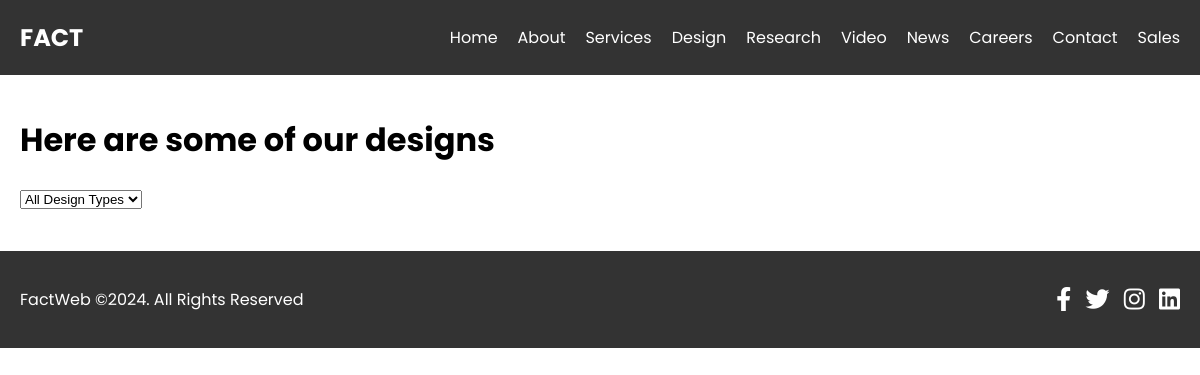
Page /design/ on the earlier database version.
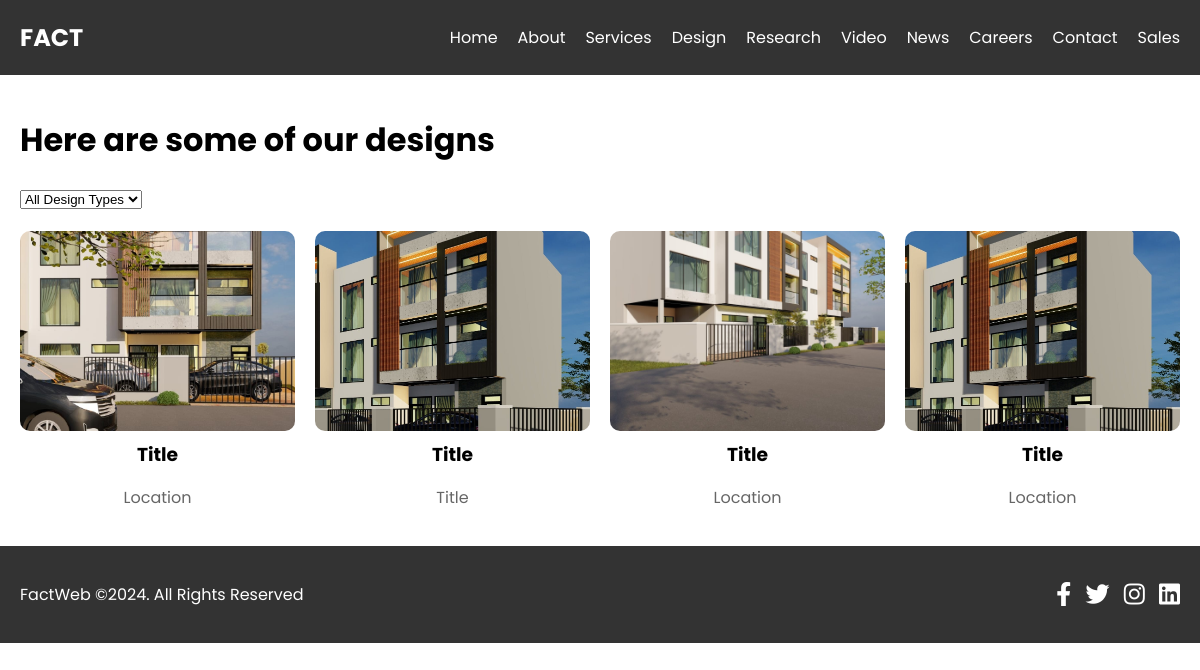
Same page on the later database version.
### FactWebApp/models.py (models this page shows, shortened)
class designImages(models.Model):
    image = models.ImageField(upload_to='design_images/')
    title = models.CharField(max_length=100, default='Unknown')
    location = models.CharField(max_length=100, default='Unknown')
    description = models.TextField()
    category = models.CharField(max_length=100, default='Other')

### FactWebApp/views.py (the view)
# urls.py: path('design/', views.design, name='design'),
def design(request):
    design_images = designImages.objects.all()
    category = request.GET.get('category')
    if category:
        design_images = designImages.objects.filter(category=category)
    return render(request, 'FactWebApp/design.html', {'design_images': design_images})

### FactWebApp/templates/FactWebApp/design.html (shortened to what this page needs)
{% extends 'base.html' %}
{% load static %}
{% block content %}
<div class="design-container">
    <h1>Here are some of our designs</h1>
    <div class="filter-options">
        <select id="design-type">
            <option value="all">All Design Types</option>
        </select>
    </div>
    <div class="design-grid" >
        {% for design_image in design_images %}
        <div class="design-item" data-category="{{ design_image.category }}">
            <img src="{{ design_image.image.url }}" alt="{{ design_image.description }}">
            <h3>{{ design_image.title }}</h3>
            <p>{{ design_image.location }}</p>
        </div>
        {% endfor %}
    </div>
</div>
{% endblock %}
{% block extrastyles %}
<link rel="stylesheet" type="text/css" href="{% static 'FactWebApp/css/design.css' %}">
{% endblock %}

Differences in the rows shown:
added designImages: image (picture), title "Title", location "Location"
added designImages: image (picture), title "Title", location "Title"
added designImages: image (picture), title "Title", location "Location"
added designImages: image (picture), title "Title", location "Location"
